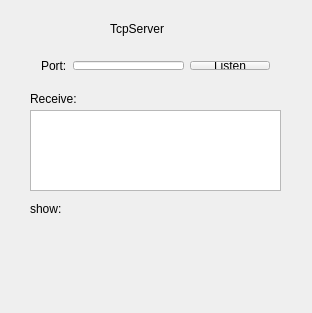
<?xml version="1.0" encoding="UTF-8"?>
<ui version="4.0">
 <class>Widget</class>
 <widget class="QWidget" name="Widget">
  <property name="geometry">
   <rect>
    <x>0</x>
    <y>0</y>
    <width>312</width>
    <height>313</height>
   </rect>
  </property>
  <property name="windowTitle">
   <string>Widget</string>
  </property>
  <widget class="QLabel" name="label">
   <property name="geometry">
    <rect>
     <x>110</x>
     <y>20</y>
     <width>67</width>
     <height>17</height>
    </rect>
   </property>
   <property name="text">
    <string>TcpServer</string>
   </property>
  </widget>
  <widget class="QWidget" name="horizontalLayoutWidget">
   <property name="geometry">
    <rect>
     <x>30</x>
     <y>50</y>
     <width>251</width>
     <height>31</height>
    </rect>
   </property>
   <layout class="QHBoxLayout" name="horizontalLayout">
    <item>
     <widget class="QLabel" name="label_2">
      <property name="text">
       <string>Port:</string>
      </property>
     </widget>
    </item>
    <item>
     <widget class="QLineEdit" name="lineEdit"/>
    </item>
    <item>
     <widget class="QPushButton" name="pushButton">
      <property name="text">
       <string>Listen</string>
      </property>
     </widget>
    </item>
   </layout>
  </widget>
  <widget class="QTextBrowser" name="textBrowser">
   <property name="geometry">
    <rect>
     <x>30</x>
     <y>110</y>
     <width>251</width>
     <height>81</height>
    </rect>
   </property>
  </widget>
  <widget class="QLabel" name="label_3">
   <property name="geometry">
    <rect>
     <x>30</x>
     <y>200</y>
     <width>67</width>
     <height>17</height>
    </rect>
   </property>
   <property name="text">
    <string>show:</string>
   </property>
  </widget>
  <widget class="QLabel" name="label_4">
   <property name="geometry">
    <rect>
     <x>30</x>
     <y>90</y>
     <width>67</width>
     <height>17</height>
    </rect>
   </property>
   <property name="text">
    <string>Receive:</string>
   </property>
  </widget>
 </widget>
 <layoutdefault spacing="6" margin="11"/>
 <resources/>
 <connections/>
</ui>
